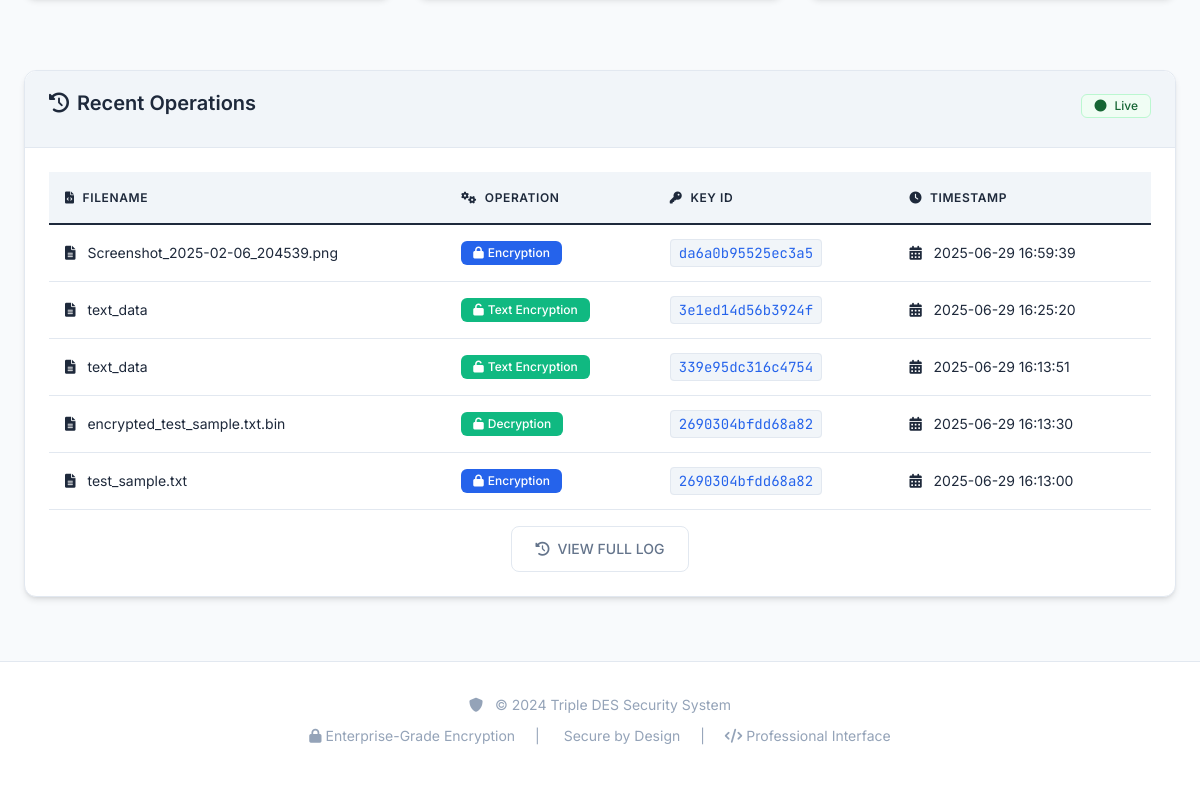
Before: / (lower part) with the older database file.
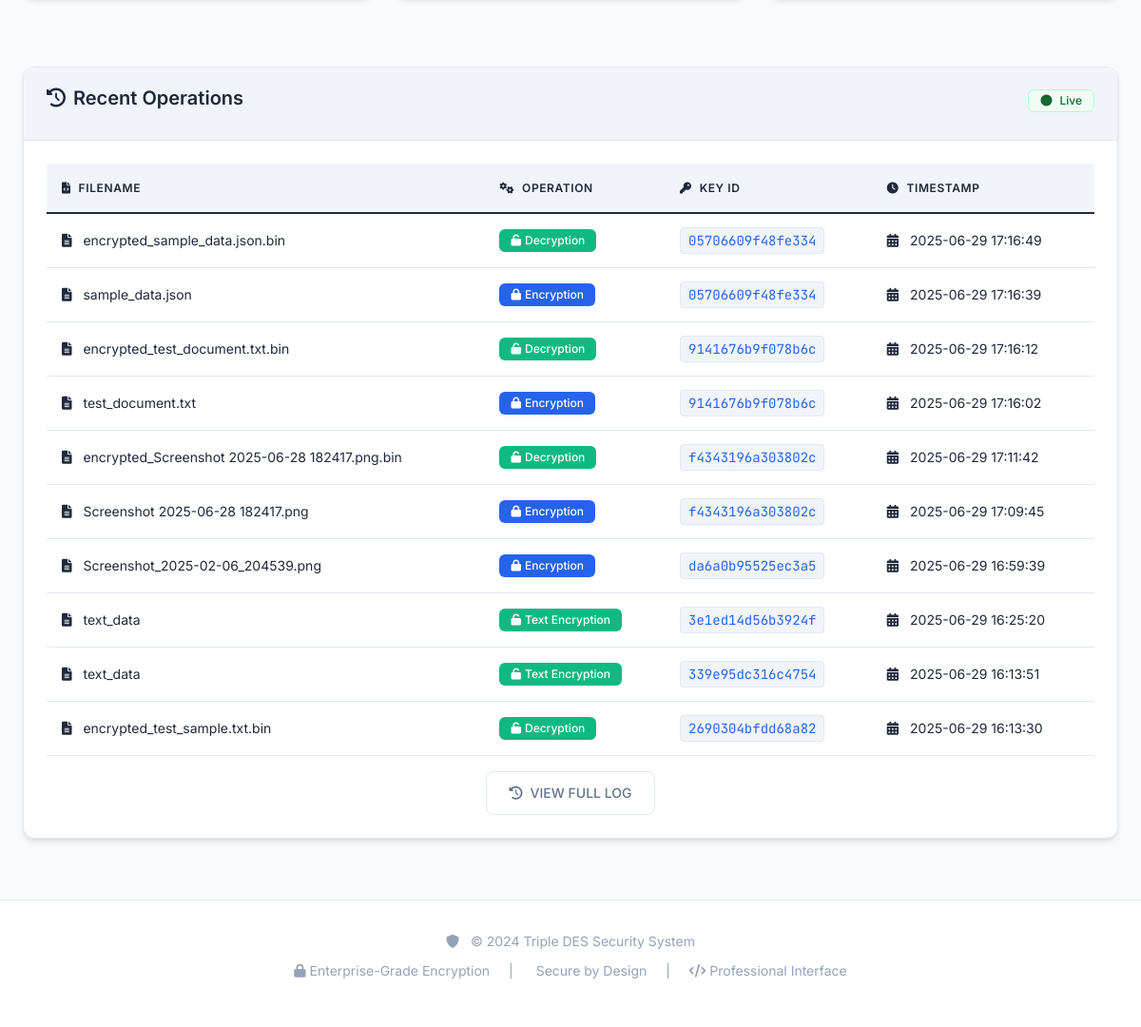
After: the same page with the newer database file.
### tables this page shows
CREATE TABLE encryption_history (
            id INTEGER PRIMARY KEY AUTOINCREMENT,
            filename TEXT NOT NULL,
            key_id TEXT NOT NULL,
            operation_type TEXT NOT NULL,
            timestamp DATETIME DEFAULT CURRENT_TIMESTAMP
        );

### src/app.py (the view)
@app.route('/')
def index():
    history = get_history()
    return render_template('index.html', history=history)

### src/app.py (called while the page is built)
def get_history():
    conn = sqlite3.connect(DB_PATH)
    conn.row_factory = sqlite3.Row
    c = conn.cursor()
    c.execute('SELECT * FROM encryption_history ORDER BY timestamp DESC LIMIT 10')
    history = c.fetchall()
    conn.close()
    return history

### templates/index.html (shortened to what this page needs)
{% extends "base.html" %}
{% block content %}
<div class="container mt-5">
    <div class="row mt-5">
    </div>
    <div class="card mt-5">
        <div class="card-header">
            <h5 class="card-title mb-0">
                <i class="fas fa-history me-2"></i>Recent Operations
                <span class="float-end">
                    <span class="status-indicator online">
                        <i class="fas fa-circle"></i>
                        Live
                    </span>
                </span>
            </h5>
        </div>
        <div class="card-body">
            {% if history %}
                <div class="table-responsive">
                    <table class="table table-hover">
                        <thead>
                            <tr>
                                <th><i class="fas fa-file-code me-2"></i>FILENAME</th>
                                <th><i class="fas fa-cogs me-2"></i>OPERATION</th>
                                <th><i class="fas fa-key me-2"></i>KEY ID</th>
                                <th><i class="fas fa-clock me-2"></i>TIMESTAMP</th>
                            </tr>
                        </thead>
                        <tbody>
                            {% for entry in history %}
                            <tr class="interactive-hover">
                                <td>
                                    <i class="fas fa-file-alt me-2" style="color: var(--primary-neon);"></i>
                                    <span class="text-glow">{{ entry.filename }}</span>
                                </td>
                                <td>
                                    {% if entry.operation_type == 'Encryption' %}
                                        <span class="badge bg-primary">
                                            <i class="fas fa-lock me-1"></i>{{ entry.operation_type }}
                                        </span>
                                    {% else %}
                                        <span class="badge bg-success">
                                            <i class="fas fa-unlock me-1"></i>{{ entry.operation_type }}
                                        </span>
                                    {% endif %}
                                </td>
                                <td>
                                    <code class="text-glow">{{ entry.key_id }}</code>
                                </td>
                                <td>
                                    <i class="fas fa-calendar-alt me-2" style="color: var(--secondary-neon);"></i>
                                    {{ entry.timestamp }}
                                </td>
                            </tr>
                            {% endfor %}
                        </tbody>
                    </table>
                </div>
                <div class="text-center mt-3">
                    <a href="{{ url_for('history') }}" class="btn btn-outline-dark">
                        <i class="fas fa-history me-2"></i>VIEW FULL LOG
                    </a>
                </div>
            {% endif %}
        </div>
    </div>
</div>
{% endblock %}

Changed rows visible on the page:
no longer on this page (row unchanged): encryption_history: filename "test_sample.txt", operation_type "Encryption", key_id "2690304bfdd68a82", timestamp "2025-06-29 16:13:00"
added encryption_history: filename "encrypted_sample_data.json.bin", operation_type "Decryption", key_id "05706609f48fe334", timestamp "2025-06-29 17:16:49"
added encryption_history: filename "sample_data.json", operation_type "Encryption", key_id "05706609f48fe334", timestamp "2025-06-29 17:16:39"
added encryption_history: filename "encrypted_test_document.txt.bin", operation_type "Decryption", key_id "9141676b9f078b6c", timestamp "2025-06-29 17:16:12"
added encryption_history: filename "test_document.txt", operation_type "Encryption", key_id "9141676b9f078b6c", timestamp "2025-06-29 17:16:02"
added encryption_history: filename "encrypted_Screenshot 2025-06-28 182417.png.bin", operation_type "Decryption", key_id "f4343196a303802c", timestamp "2025-06-29 17:11:42"
added encryption_history: filename "Screenshot 2025-06-28 182417.png", operation_type "Encryption", key_id "f4343196a303802c", timestamp "2025-06-29 17:09:45"
